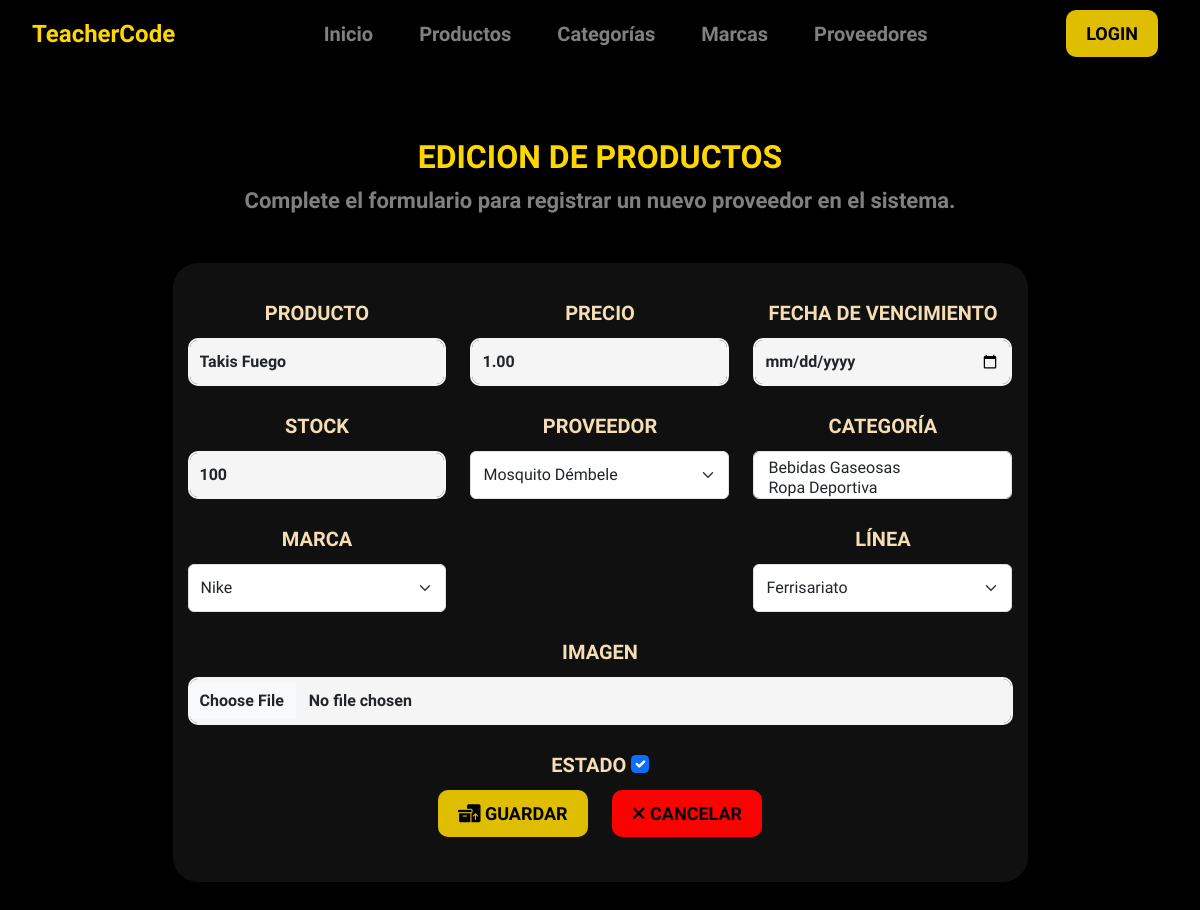
Page /product_update/10/ on the earlier database version.
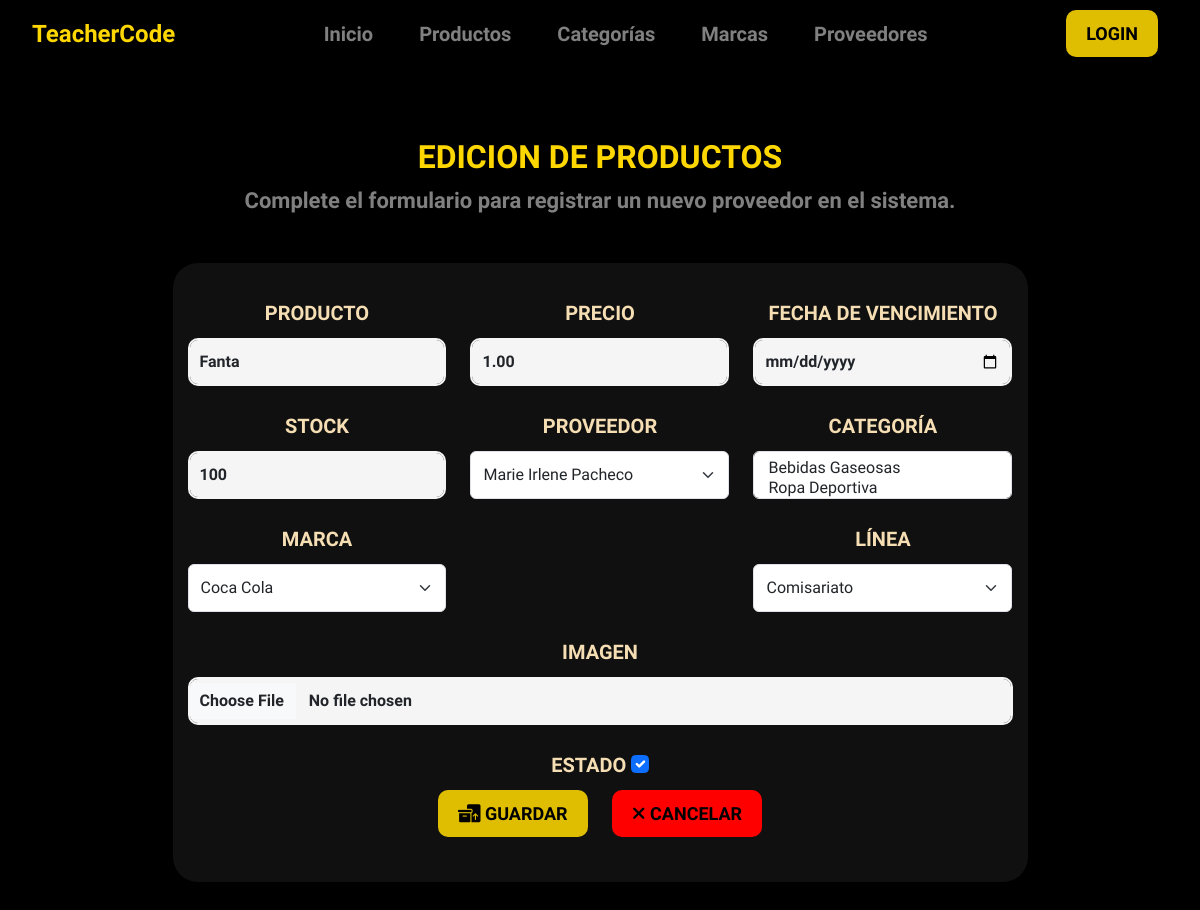
Same page on the later database version.
### core/models.py (models this page shows, shortened)
class Product(models.Model):
    class Status(models.TextChoices):
        STORE = 'RS', 'Rio Store'
        FERRISARITO = 'FS', 'Ferrisariato'
        COMISARIATO = 'CS', 'Comisariato'
    description = models.CharField(max_length=100)
    price = models.DecimalField(max_digits=10, decimal_places=2)
    stock = models.IntegerField(default=100)
    expiration_date = models.DateTimeField(default=timezone.now() + datetime.timedelta(days=30))
    brand = models.ForeignKey(Brand, on_delete=models.CASCADE, related_name='product', verbose_name='Marca')
    user = models.ForeignKey(User, on_delete=models.CASCADE)
    supplier = models.OneToOneField(Supplier, on_delete=models.CASCADE, verbose_name='Proveedor')
    categories = models.ManyToManyField('Category', verbose_name='Categoria')
    line = models.CharField(max_length=2, choices=Status.choices)
    image = models.ImageField(upload_to='products/', blank=True, null=True)
    created = models.DateTimeField(auto_now_add=True)
    updated = models.DateTimeField(auto_now=True)
    state = models.BooleanField(default=True)
    class Meta:
        verbose_name = 'Producto'
        verbose_name_plural = 'Productos'
        ordering = ['description']
        indexes = [models.Index(fields=['description']),]

### core/views.py (the view)
# urls.py: path('product_update/<int:id>/', views.product_update,name='product_update'),
def product_update(request,id):
    data = {"title1": "Productos","title2": "Edicion De Productos"}
    product = Product.objects.get(pk=id)
    if request.method == "POST":
      form = ProductForm(request.POST,request.FILES, instance=product)
      if form.is_valid():
            form.save()
            return redirect("core:product_list")
    else:
        form = ProductForm(instance=product)
        data["form"]=form
    return render(request, "core/products/form.html", data)

### core/models.py (called while the page is built)
    def __str__(self):
        return self.description

    def __str__(self):
        return self.name

    def __str__(self):
        return self.description

### templates/core/products/form.html (shortened to what this page needs)
{% extends 'base.html' %}
{% load static %}
{% block content %}
<section id="home-modulos" class="mt-4 d-flex justify-content-center align-items-center">
    <div class="container text-center">
        <div class="row">
            <div class="col-lg-12">
                <div class="module-head">
                    <h2 class="title text-center">{{ title2 }}</h2>
                    <p>Complete el formulario para registrar un nuevo proveedor en el sistema.</p>
                </div>
            </div>
            <div class="form-product-container">
                <form id="product-form" method="post" enctype="multipart/form-data" onsubmit="validarFormularioProductos(event)">
                    <div class="row">
                        <div class="col-md-4">
                            <div class="form-group">
                                <label for="{{ form.description.id_for_label }}">{{ form.description.label }}</label>
                                {{ form.description }}
                            </div>
                            <div class="form-group">
                                <label for="{{ form.stock.id_for_label }}">{{ form.stock.label }}</label>
                                {{ form.stock }}
                            </div>
                            <div class="form-group">
                                <label for="{{ form.brand.id_for_label }}">{{ form.brand.label }}</label>
                                {{ form.brand }}
                            </div>
                        </div>
                        <div class="col-md-4">
                            <div class="form-group">
                                <label for="{{ form.price.id_for_label }}">{{ form.price.label }}</label>
                                {{ form.price }}
                            </div>
                            <div class="form-group">
                                <label for="{{ form.supplier.id_for_label }}">{{ form.supplier.label }}</label>
                                {{ form.supplier }}
                            </div>
                        </div>
                        <div class="col-md-4">
                            <div class="form-group">
                                <label for="{{ form.expiration_date.id_for_label }}">{{ form.expiration_date.label }}</label>
                                {{ form.expiration_date }}
                            </div>
                            <div class="form-group">
                                <label for="{{ form.categories.id_for_label }}">{{ form.categories.label }}</label>
                                {{ form.categories }}
                            </div>
                            <div class="form-group">
                                <label for="{{ form.line.id_for_label }}">{{ form.line.label }}</label>
                                {{ form.line }}
                            </div>
                        </div>
                    </div>
                    <div class="form-group">
                        <div class="form-group">
                            <label for="{{ form.image.id_for_label }}">{{ form.image.label }}</label>
                            {{ form.image }}
                        </div>
                    </div>
                    <div class="form-group">
                        <label for="{{ form.state.id_for_label }}">{{ form.state.label }}</label>
                        {{ form.state }}
                    </div>
                    <div class="form-group">
                        <div class="text-center">
                            <button type="submit" class="btn btn-details">
                                <i class="fa-solid fa-boxes-packing"></i>
                                Guardar
                            </button>
                            <a href="{% url 'core:product_list' %}" class="btn btn-cancel">
                                <i class="fa-solid fa-xmark"></i>  Cancelar
                            </a>
                        </div>
                    </div>
                </form>
            </div>
        </div>
    </div>
</section>
{% endblock content %}

Differences in the rows shown:
changed Product: description "Takis Fuego" → "Fanta"; brand "Nike" → "Coca Cola"; supplier "Mosquito Démbele" → "Marie Irlene Pacheco"; line "Ferrisariato" → "Comisariato"
